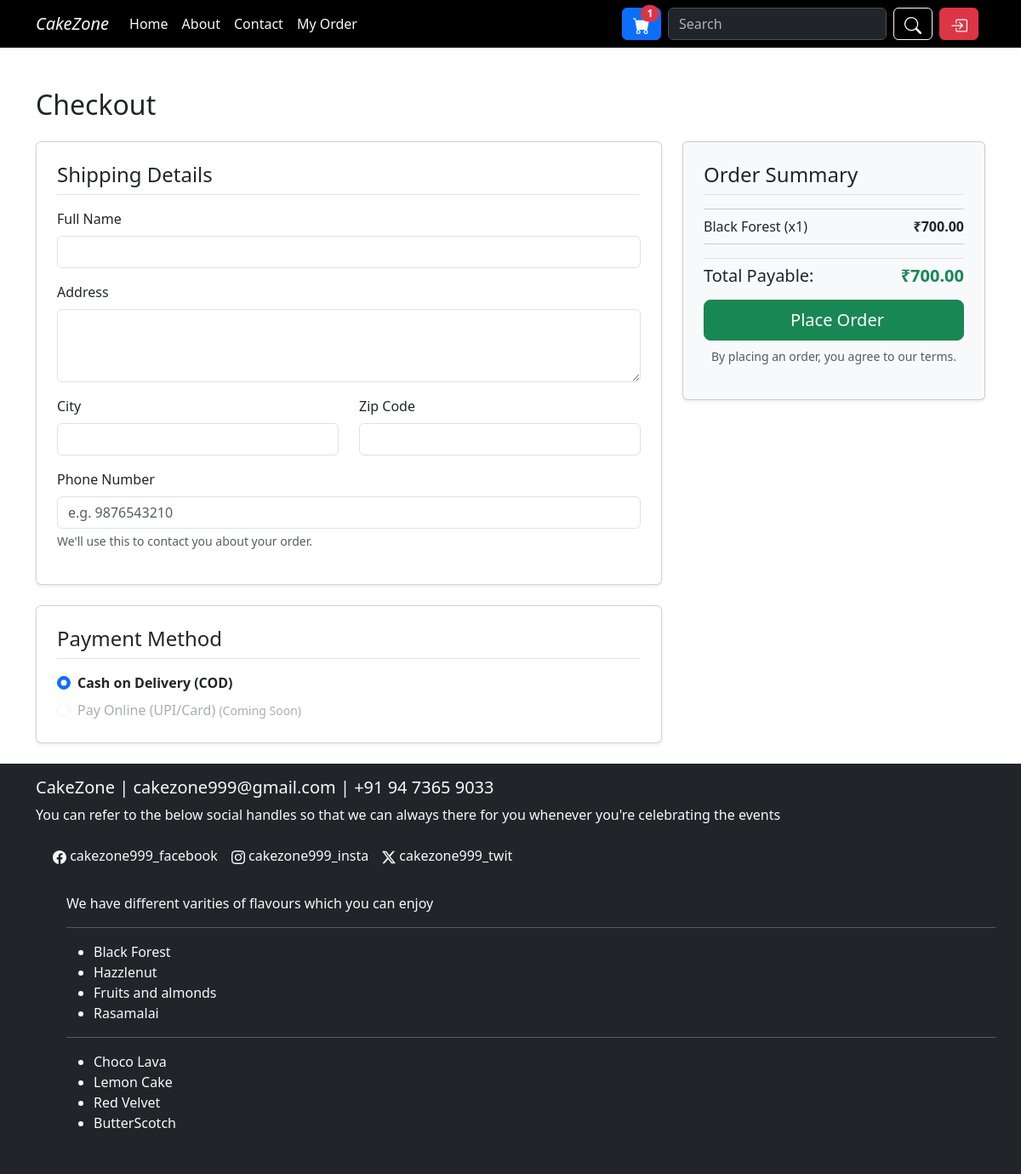
Page /app/checkout (signed in) on the committed database.
### cakeapp/models.py (models this page shows)
class Cart(models.Model):
    user = models.ForeignKey(User, on_delete=models.CASCADE)
    cake = models.ForeignKey(Cake, on_delete=models.CASCADE)
    quantity = models.PositiveIntegerField(default=1)
    added_at = models.DateTimeField(auto_now_add=True)
    @property
    def item_total(self):
        return self.cake.price * self.quantity

class Cake(models.Model):
    name = models.CharField(max_length=1000)
    description = models.TextField(max_length=2000, blank=True)
    category = models.CharField(max_length=1000)
    veg_nonveg = models.CharField(max_length=10, choices=[
        ('veg', 'Vegetarian'),
        ('nonveg', 'Non-Vegetarian'),
    ])
    price = models.DecimalField(max_digits=8, decimal_places=2)
    cake_image = models.ImageField(upload_to='cakes/', blank=True, null=True)

### cakeapp/views.py (the view)
# urls.py: path('checkout', views.checkout, name="checkout"),
@login_required
def checkout(request):
    cart_items = Cart.objects.filter(user=request.user)
    cart_total = sum(item.quantity * item.cake.price for item in cart_items)
    if request.method == "POST":
        form = CheckoutForm(request.POST)
        if form.is_valid():
            order = Order.objects.create(
                user=request.user,
                full_name=form.cleaned_data['full_name'],
                address=form.cleaned_data['address'],
                city=form.cleaned_data['city'],
                zipcode=form.cleaned_data['zipcode'],
                phone=form.cleaned_data['phone'],
                total_amount=cart_total,
            )
            for item in cart_items:
                OrderItem.objects.create(
                    order=order,
                    product=item.cake,
                    quantity=item.quantity,
                    price=item.cake.price
                )
            cart_items.delete()
            if form.cleaned_data['payment_method'] == 'cod':
                messages.success(request, "Order placed successfully! Cash on Delivery selected.")
                return redirect("order_success", order_id=order.id)
            else:
                return redirect("start_payment", order_id=order.id)
    else:
        form = CheckoutForm()
    return render(request, "checkout.html", {
        "form": form,
        "cart_items": cart_items,
        "cart_total": cart_total
    })

### cakeapp/forms.py
class CheckoutForm(forms.Form):
    address = forms.CharField(widget=forms.Textarea)
    pincode = forms.CharField(widget=forms.Textarea)

### cakeapp/context_processors.py (called while the page is built)
def cart_count(request):
    if request.user.is_authenticated:
        return {'cart_count': Cart.objects.filter(user=request.user).count()}
    return {'cart_count': 0}

### templates/checkout.html (shortened to what this page needs)
{% extends "base.html" %}
{% block content %}
<div class="container mt-5">
    <h2 class="mb-4">Checkout</h2>
    <form method="post" action="{% url 'place_order' %}">
        <div class="row">
            <div class="col-lg-8">
                <div class="card p-4 mb-4 shadow-sm">
                    <h4 class="mb-3 border-bottom pb-2">Shipping Details</h4>
                    <div class="mb-3">
                        <label for="id_name" class="form-label">Full Name</label>
                        <input type="text" name="name" id="id_name" class="form-control" required>
                    </div>
                    <div class="mb-3">
                        <label for="id_address" class="form-label">Address</label>
                        <textarea name="address" id="id_address" class="form-control" rows="3" required></textarea>
                    </div>
                    <div class="row">
                        <div class="col-md-6 mb-3">
                            <label for="id_city" class="form-label">City</label>
                            <input type="text" name="city" id="id_city" class="form-control" required>
                        </div>
                        <div class="col-md-6 mb-3">
                            <label for="id_zipcode" class="form-label">Zip Code</label>
                            <input type="text" name="zipcode" id="id_zipcode" class="form-control" required>
                        </div>
                    </div>
                    <div class="mb-3">
                        <label for="id_phone" class="form-label">Phone Number</label>
                        <input type="tel" name="phone" id="id_phone" class="form-control" required
                               placeholder="e.g. 9876543210" pattern="[0-9]{10,15}">
                        <div class="form-text">We'll use this to contact you about your order.</div>
                    </div>
                </div>
                <div class="card p-4 mb-4 shadow-sm">
                    <h4 class="mb-3 border-bottom pb-2">Payment Method</h4>
                    <div class="form-check mb-2">
                        <input class="form-check-input" type="radio" name="payment_method" id="payment_cod" value="cod" checked>
                        <label class="form-check-label fw-bold" for="payment_cod">
                            Cash on Delivery (COD)
                        </label>
                    </div>
                    <div class="form-check">
                        <input class="form-check-input" type="radio" name="payment_method" id="payment_online" value="online" disabled>
                        <label class="form-check-label text-muted" for="payment_online">
                            Pay Online (UPI/Card) <small>(Coming Soon)</small>
                        </label>
                    </div>
                </div>
            </div>
            <div class="col-lg-4">
                <div class="card p-4 mb-4 bg-light shadow-sm">
                    <h4 class="mb-3 border-bottom pb-2">Order Summary</h4>
                    <ul class="list-group list-group-flush mb-3">
                        {% for item in cart_items %}
                        <li class="list-group-item d-flex justify-content-between align-items-center bg-light px-0">
                            <span class="text-truncate">{{ item.cake.name }} (x{{ item.quantity }})</span>
                            <span class="fw-bold">₹{{ item.item_total|floatformat:2 }}</span>
                        </li>
                        {% endfor %}
                    </ul>
                    <div class="d-flex justify-content-between mb-3 pt-2 border-top">
                        <h5 class="mb-0">Total Payable:</h5>
                        <h5 class="mb-0 fw-bold text-success">₹{{ cart_total|floatformat:2 }}</h5>
                    </div>
                    <button type="submit" class="btn btn-success btn-lg w-100">
                         Place Order
                    </button>
                    <p class="text-center small text-muted mt-2">By placing an order, you agree to our terms.</p>
                </div>
            </div>
        </div> </form>
</div>
{% endblock %}

### templates/base.html (style rules this page uses)
* { padding: 0; box-sizing: border-box; }

### rows in the picture
Cart: cake.name "Black Forest", quantity "1", item_total "700.00"

### other values in the picture
{{ cart_count }} "1"
{{ cart_total|floatformat:2 }} "700.00"
